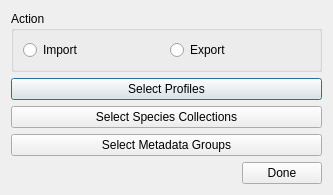
<?xml version="1.0" encoding="UTF-8"?>
<ui version="4.0">
 <class>exportProfileDlg</class>
 <widget class="QDialog" name="exportProfileDlg">
  <property name="geometry">
   <rect>
    <x>0</x>
    <y>0</y>
    <width>333</width>
    <height>186</height>
   </rect>
  </property>
  <property name="windowTitle">
   <string>Import Export Profiles</string>
  </property>
  <layout class="QVBoxLayout" name="verticalLayout">
   <item>
    <widget class="QGroupBox" name="groupBox">
     <property name="title">
      <string>Action</string>
     </property>
     <layout class="QHBoxLayout" name="horizontalLayout_2">
      <item>
       <widget class="QRadioButton" name="importRadio">
        <property name="text">
         <string>Import</string>
        </property>
       </widget>
      </item>
      <item>
       <widget class="QRadioButton" name="exportRadio">
        <property name="text">
         <string>Export</string>
        </property>
       </widget>
      </item>
     </layout>
    </widget>
   </item>
   <item>
    <widget class="QPushButton" name="selProfilesBtn">
     <property name="text">
      <string>Select Profiles</string>
     </property>
    </widget>
   </item>
   <item>
    <widget class="QPushButton" name="selSpcCollectionsBtn">
     <property name="text">
      <string>Select Species Collections</string>
     </property>
    </widget>
   </item>
   <item>
    <widget class="QPushButton" name="selMetaGroupsBtn">
     <property name="text">
      <string>Select Metadata Groups</string>
     </property>
    </widget>
   </item>
   <item>
    <layout class="QHBoxLayout" name="horizontalLayout">
     <item>
      <spacer name="horizontalSpacer">
       <property name="orientation">
        <enum>Qt::Horizontal</enum>
       </property>
       <property name="sizeHint" stdset="0">
        <size>
         <width>40</width>
         <height>20</height>
        </size>
       </property>
      </spacer>
     </item>
     <item>
      <widget class="QPushButton" name="okBtn">
       <property name="text">
        <string>Done</string>
       </property>
      </widget>
     </item>
    </layout>
   </item>
  </layout>
 </widget>
 <resources/>
 <connections/>
</ui>
